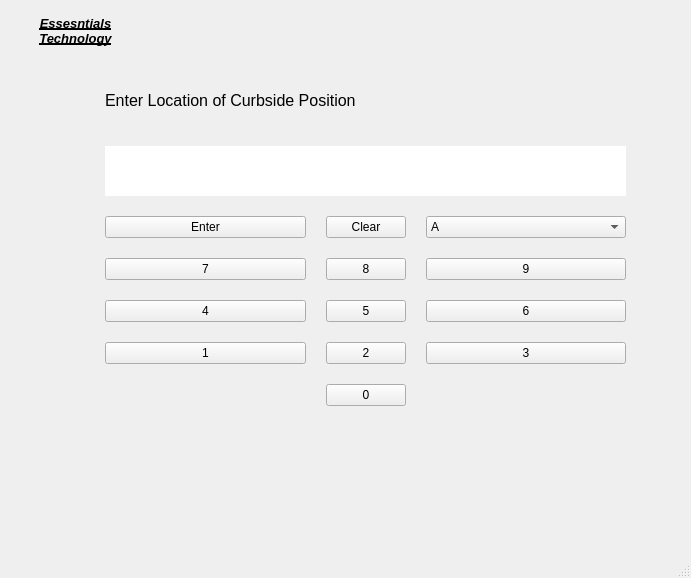
<?xml version="1.0" encoding="UTF-8"?>
<ui version="4.0">
 <class>EmployeUI</class>
 <widget class="QMainWindow" name="EmployeUI">
  <property name="geometry">
   <rect>
    <x>0</x>
    <y>0</y>
    <width>691</width>
    <height>578</height>
   </rect>
  </property>
  <property name="windowTitle">
   <string>EmployeeUI</string>
  </property>
  <widget class="QWidget" name="centralwidget">
   <widget class="QWidget" name="gridLayoutWidget">
    <property name="geometry">
     <rect>
      <x>100</x>
      <y>70</y>
      <width>531</width>
      <height>341</height>
     </rect>
    </property>
    <layout class="QGridLayout" name="gridLayout">
     <property name="leftMargin">
      <number>5</number>
     </property>
     <property name="topMargin">
      <number>5</number>
     </property>
     <property name="rightMargin">
      <number>5</number>
     </property>
     <property name="bottomMargin">
      <number>5</number>
     </property>
     <property name="spacing">
      <number>20</number>
     </property>
     <item row="8" column="1">
      <widget class="QPushButton" name="FiveButton">
       <property name="text">
        <string>5</string>
       </property>
      </widget>
     </item>
     <item row="9" column="0">
      <widget class="QPushButton" name="OneButton">
       <property name="text">
        <string>1</string>
       </property>
      </widget>
     </item>
     <item row="9" column="2">
      <widget class="QPushButton" name="ThreeButton">
       <property name="text">
        <string>3</string>
       </property>
      </widget>
     </item>
     <item row="9" column="1">
      <widget class="QPushButton" name="TwoButton">
       <property name="text">
        <string>2</string>
       </property>
      </widget>
     </item>
     <item row="7" column="1">
      <widget class="QPushButton" name="EightButton">
       <property name="text">
        <string>8</string>
       </property>
      </widget>
     </item>
     <item row="10" column="0">
      <spacer name="horizontalSpacer_3">
       <property name="orientation">
        <enum>Qt::Horizontal</enum>
       </property>
       <property name="sizeHint" stdset="0">
        <size>
         <width>40</width>
         <height>20</height>
        </size>
       </property>
      </spacer>
     </item>
     <item row="10" column="2">
      <spacer name="horizontalSpacer_2">
       <property name="orientation">
        <enum>Qt::Horizontal</enum>
       </property>
       <property name="sizeHint" stdset="0">
        <size>
         <width>40</width>
         <height>20</height>
        </size>
       </property>
      </spacer>
     </item>
     <item row="8" column="0">
      <widget class="QPushButton" name="FourButton">
       <property name="text">
        <string>4</string>
       </property>
      </widget>
     </item>
     <item row="10" column="1">
      <widget class="QPushButton" name="ZeroButton">
       <property name="text">
        <string>0</string>
       </property>
      </widget>
     </item>
     <item row="3" column="2">
      <widget class="QComboBox" name="LettercomboBox">
       <item>
        <property name="text">
         <string>A</string>
        </property>
       </item>
       <item>
        <property name="text">
         <string>B</string>
        </property>
       </item>
       <item>
        <property name="text">
         <string>C</string>
        </property>
       </item>
       <item>
        <property name="text">
         <string>D</string>
        </property>
       </item>
       <item>
        <property name="text">
         <string>E</string>
        </property>
       </item>
       <item>
        <property name="text">
         <string>F</string>
        </property>
       </item>
      </widget>
     </item>
     <item row="3" column="1">
      <widget class="QPushButton" name="ClearButton">
       <property name="text">
        <string>Clear</string>
       </property>
      </widget>
     </item>
     <item row="8" column="2">
      <widget class="QPushButton" name="SixButton">
       <property name="text">
        <string>6</string>
       </property>
      </widget>
     </item>
     <item row="3" column="0">
      <widget class="QPushButton" name="EnterButton">
       <property name="text">
        <string>Enter</string>
       </property>
      </widget>
     </item>
     <item row="0" column="0" colspan="3">
      <widget class="QLabel" name="HeaderLabel">
       <property name="font">
        <font>
         <pointsize>12</pointsize>
        </font>
       </property>
       <property name="text">
        <string>Enter Location of Curbside Position</string>
       </property>
      </widget>
     </item>
     <item row="7" column="0">
      <widget class="QPushButton" name="SevenButton">
       <property name="text">
        <string>7</string>
       </property>
      </widget>
     </item>
     <item row="7" column="2">
      <widget class="QPushButton" name="NineButton">
       <property name="text">
        <string>9</string>
       </property>
      </widget>
     </item>
     <item row="1" column="0" colspan="3">
      <widget class="QLabel" name="displaylabel">
       <property name="font">
        <font>
         <pointsize>30</pointsize>
        </font>
       </property>
       <property name="layoutDirection">
        <enum>Qt::RightToLeft</enum>
       </property>
       <property name="styleSheet">
        <string notr="true">QLabel{
background-color: rgb(255, 255, 255);
}</string>
       </property>
       <property name="text">
        <string/>
       </property>
       <property name="alignment">
        <set>Qt::AlignCenter</set>
       </property>
      </widget>
     </item>
    </layout>
   </widget>
   <widget class="QLabel" name="teamLabel_2">
    <property name="geometry">
     <rect>
      <x>20</x>
      <y>10</y>
      <width>111</width>
      <height>41</height>
     </rect>
    </property>
    <property name="font">
     <font>
      <pointsize>10</pointsize>
      <weight>75</weight>
      <italic>true</italic>
      <bold>true</bold>
      <underline>true</underline>
     </font>
    </property>
    <property name="text">
     <string>Essesntials Technology</string>
    </property>
    <property name="alignment">
     <set>Qt::AlignCenter</set>
    </property>
    <property name="wordWrap">
     <bool>true</bool>
    </property>
   </widget>
  </widget>
  <widget class="QMenuBar" name="menubar">
   <property name="geometry">
    <rect>
     <x>0</x>
     <y>0</y>
     <width>691</width>
     <height>21</height>
    </rect>
   </property>
  </widget>
  <widget class="QStatusBar" name="statusbar"/>
 </widget>
 <resources/>
 <connections/>
</ui>
